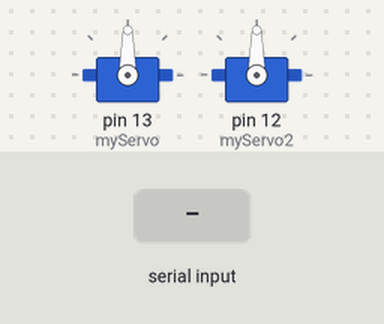
Recording of a sketch running on a simulated Arduino Uno, built with avr-gcc and run on an emulated ATmega328P. On the bench: 2 × servo. The inputs (shaded band) are chosen by the test bench.

Above: at 1.2 s.
1.3 s: "Garbage" received over Serial
At 2.0 s:
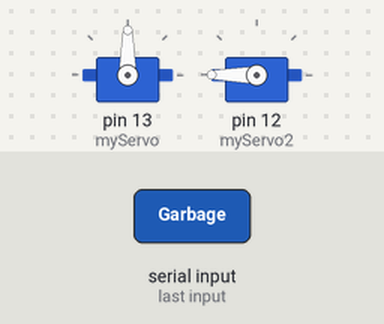
4.3 s: "Recycling" received over Serial
At 5.1 s:
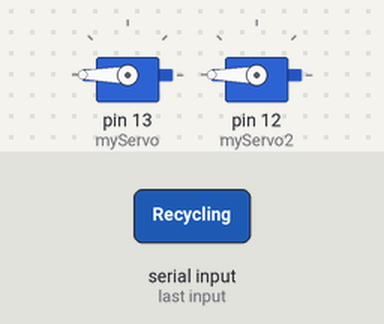
At 6.3 s:
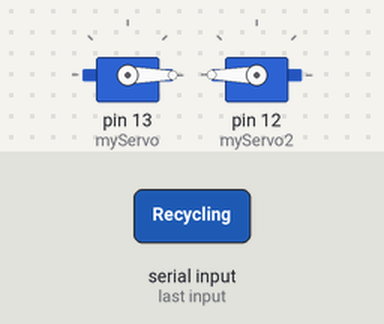
7.3 s: "Garbage" received over Serial
Timing chart, 0 to 10.3 s (numbered marks = the images above; inputs shaded):
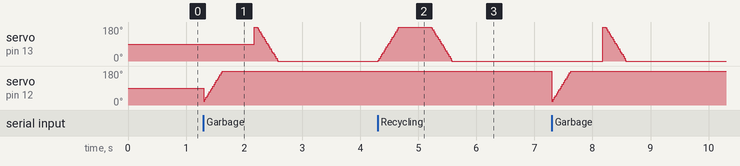

Measured:
- after the input at 4.3 s, servo on pin 13 (myServo): rises from 0° to 180° in 0.35 s, then falls to 0° in 0.91 s

The sketch:

arduino-contraption.ino
```cpp
#include <Servo.h>
String TrashType;
Servo myServo;
Servo myServo2;
int ServoPos = 0;
int ServoPos2 = 0;
void setup() {
  Serial.begin(115200);
  Serial.setTimeout(1);
  myServo.attach(13);
  myServo2.attach(12);
}

void loop() {
  TrashType = Serial.readString();

if (TrashType == "Recycling") {
  for (ServoPos = 0; ServoPos <= 200; ServoPos += 5) {
  myServo.write(ServoPos);
  delay(10);
  }
  delay(500);
  for (ServoPos = 180; ServoPos >= 0; ServoPos -= 5) {
  myServo.write(ServoPos);
  delay(10);
  }
  TrashType = "Nothing";
  }
if (TrashType == "Garbage") {
    for (ServoPos2 = 20; ServoPos2 <= 200; ServoPos2 += 5) {
  myServo2.write(ServoPos2);
  delay(10);
  }
  delay(500);
    for (ServoPos2 = 200; ServoPos2 >= 0; ServoPos2 -= 5) {
  myServo.write(ServoPos2);
  delay(10);
    }
  }
}
```
